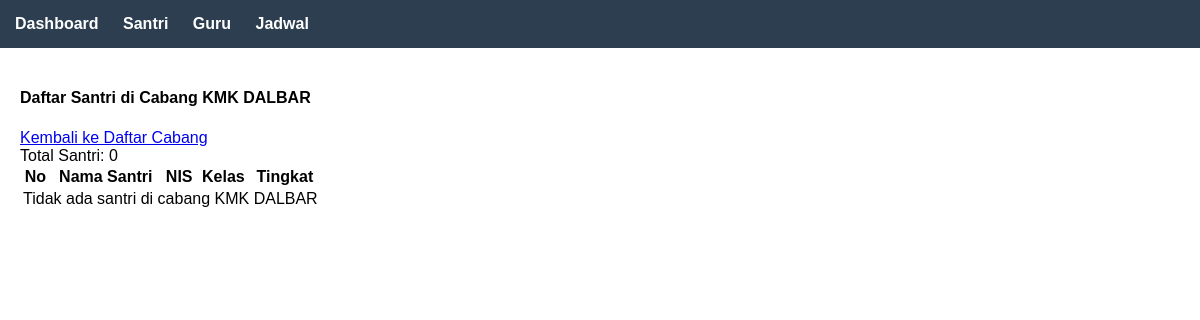
/cabang/santri/1/, run on an earlier commit of the app's database.
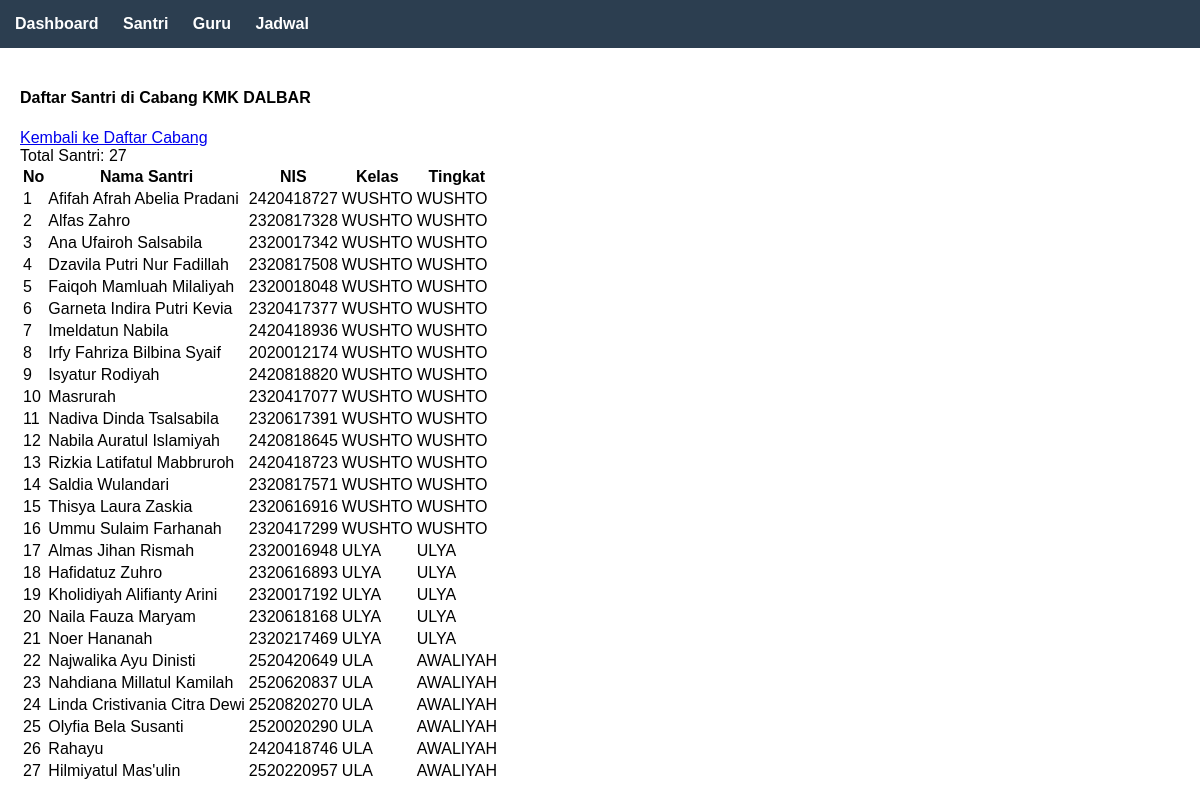
And on a later commit of the database.
### administrator/models.py (models this page shows, shortened)
class Cabang(models.Model):
    nama_cabang = models.CharField(max_length=100)
    class Meta:
        verbose_name = "Cabang"
        verbose_name_plural = "Cabang"

class Santri(models.Model):
    nama = models.CharField(max_length=100)
    nis = models.CharField(max_length=20)
    kelas = models.ForeignKey(Kelas, on_delete=models.CASCADE)
    class Meta:
        verbose_name = "Santri"
        verbose_name_plural = "Santri"

class Kelas(models.Model):
    nama_kelas = models.CharField(max_length=50)
    cabang = models.ForeignKey(Cabang, on_delete=models.CASCADE)
    tingkat = models.ForeignKey(Tingkat, on_delete=models.CASCADE)
    class Meta:
        verbose_name = "Kelas"
        verbose_name_plural = "Kelas"

class Tingkat(models.Model):
    nama_tingkat = models.CharField(max_length=50)
    class Meta:
        verbose_name = "Tingkat"
        verbose_name_plural = "Tingkat"

### administrator/views.py (the view)
# urls.py: path('cabang/santri/<int:id>/', views.cabang_santri, name='cabang_santri'),
def cabang_santri(request, id):
    cabang = get_object_or_404(Cabang, id=id)
    santri = Santri.objects.select_related('kelas').filter(kelas__cabang=cabang)
    context = {
        'cabang': cabang,
        'santri': santri
    }
    return render(request, 'cabang/santri.html', context)

### templates/cabang/santri.html (shortened to what this page needs)
{% extends 'base.html' %}
{% block content %}
<div class="container-fluid">
    <div class="row">
        <div class="col-12">
            <div class="card">
                <div class="card-header d-flex justify-content-between align-items-center">
                    <h4 class="card-title">
                        Daftar Santri di Cabang {{ cabang.nama_cabang }}
                    </h4>
                    <a href="{% url 'cabang_list' %}" class="btn btn-secondary">
                         Kembali ke Daftar Cabang
                    </a>
                </div>
                <div class="card-body">
                    <div class="mb-3">
                        <span class="badge badge-info">
                            Total Santri: {{ santri.count }}
                        </span>
                    </div>
                    <div class="table-responsive">
                        <table class="table table-striped table-bordered">
                            <thead>
                                <tr>
                                    <th>No</th>
                                    <th>Nama Santri</th>
                                    <th>NIS</th>
                                    <th>Kelas</th>
                                    <th>Tingkat</th>
                                </tr>
                            </thead>
                            <tbody>
                                {% for item in santri %}
                                <tr>
                                    <td>{{ forloop.counter }}</td>
                                    <td>{{ item.nama }}</td>
                                    <td>{{ item.nis }}</td>
                                    <td>{{ item.kelas.nama_kelas }}</td>
                                    <td>{{ item.kelas.tingkat.nama_tingkat }}</td>
                                </tr>
                                {% empty %}
                                <tr>
                                    <td colspan="5" class="text-center">
                                        Tidak ada santri di cabang {{ cabang.nama_cabang }}
                                    </td>
                                </tr>
                                {% endfor %}
                            </tbody>
                        </table>
                    </div>
                </div>
            </div>
        </div>
    </div>
</div>
{% endblock %}

What changed in the data, as far as the page shows it:
shown differently, row unchanged: Cabang "KMK DALBAR": nama_cabang "KMK DALBAR" → (not shown)
added Santri: nama "Afifah Afrah Abelia Pradani", nis "2420418727", kelas.nama_kelas "WUSHTO", kelas.tingkat.nama_tingkat "WUSHTO"
added Santri: nama "Alfas Zahro", nis "2320817328", kelas.nama_kelas "WUSHTO", kelas.tingkat.nama_tingkat "WUSHTO"
added Santri: nama "Ana Ufairoh Salsabila", nis "2320017342", kelas.nama_kelas "WUSHTO", kelas.tingkat.nama_tingkat "WUSHTO"
added Santri: nama "Dzavila Putri Nur Fadillah", nis "2320817508", kelas.nama_kelas "WUSHTO", kelas.tingkat.nama_tingkat "WUSHTO"
added Santri: nama "Faiqoh Mamluah Milaliyah", nis "2320018048", kelas.nama_kelas "WUSHTO", kelas.tingkat.nama_tingkat "WUSHTO"
added Santri: nama "Garneta Indira Putri Kevia", nis "2320417377", kelas.nama_kelas "WUSHTO", kelas.tingkat.nama_tingkat "WUSHTO"
added Santri: nama "Imeldatun Nabila", nis "2420418936", kelas.nama_kelas "WUSHTO", kelas.tingkat.nama_tingkat "WUSHTO"
added Santri: nama "Irfy Fahriza Bilbina Syaif", nis "2020012174", kelas.nama_kelas "WUSHTO", kelas.tingkat.nama_tingkat "WUSHTO"
added Santri: nama "Isyatur Rodiyah", nis "2420818820", kelas.nama_kelas "WUSHTO", kelas.tingkat.nama_tingkat "WUSHTO"
added Santri: nama "Masrurah", nis "2320417077", kelas.nama_kelas "WUSHTO", kelas.tingkat.nama_tingkat "WUSHTO"
added Santri: nama "Nadiva Dinda Tsalsabila", nis "2320617391", kelas.nama_kelas "WUSHTO", kelas.tingkat.nama_tingkat "WUSHTO"
added Santri: nama "Nabila Auratul Islamiyah", nis "2420818645", kelas.nama_kelas "WUSHTO", kelas.tingkat.nama_tingkat "WUSHTO"
added Santri: nama "Rizkia Latifatul Mabbruroh", nis "2420418723", kelas.nama_kelas "WUSHTO", kelas.tingkat.nama_tingkat "WUSHTO"
added Santri: nama "Saldia Wulandari", nis "2320817571", kelas.nama_kelas "WUSHTO", kelas.tingkat.nama_tingkat "WUSHTO"
added Santri: nama "Thisya Laura Zaskia", nis "2320616916", kelas.nama_kelas "WUSHTO", kelas.tingkat.nama_tingkat "WUSHTO"
added Santri: nama "Ummu Sulaim Farhanah", nis "2320417299", kelas.nama_kelas "WUSHTO", kelas.tingkat.nama_tingkat "WUSHTO"
added Santri: nama "Almas Jihan Rismah", nis "2320016948", kelas.nama_kelas "ULYA", kelas.tingkat.nama_tingkat "ULYA"
added Santri: nama "Hafidatuz Zuhro", nis "2320616893", kelas.nama_kelas "ULYA", kelas.tingkat.nama_tingkat "ULYA"
added Santri: nama "Kholidiyah Alifianty Arini", nis "2320017192", kelas.nama_kelas "ULYA", kelas.tingkat.nama_tingkat "ULYA"
added Santri: nama "Naila Fauza Maryam", nis "2320618168", kelas.nama_kelas "ULYA", kelas.tingkat.nama_tingkat "ULYA"
added Santri: nama "Noer Hananah", nis "2320217469", kelas.nama_kelas "ULYA", kelas.tingkat.nama_tingkat "ULYA"
added Santri: nama "Najwalika Ayu Dinisti", nis "2520420649", kelas.nama_kelas "ULA", kelas.tingkat.nama_tingkat "AWALIYAH"
added Santri: nama "Nahdiana Millatul Kamilah", nis "2520620837", kelas.nama_kelas "ULA", kelas.tingkat.nama_tingkat "AWALIYAH"
added Santri: nama "Linda Cristivania Citra Dewi", nis "2520820270", kelas.nama_kelas "ULA", kelas.tingkat.nama_tingkat "AWALIYAH"
added Santri: nama "Olyfia Bela Susanti", nis "2520020290", kelas.nama_kelas "ULA", kelas.tingkat.nama_tingkat "AWALIYAH"
added Santri: nama "Rahayu", nis "2420418746", kelas.nama_kelas "ULA", kelas.tingkat.nama_tingkat "AWALIYAH"
added Santri: nama "Hilmiyatul Mas'ulin", nis "2520220957", kelas.nama_kelas "ULA", kelas.tingkat.nama_tingkat "AWALIYAH"
Also different on the page:
{{ santri.count }}: "0" → "27"
text no longer shown: "Tidak ada santri di cabang"
